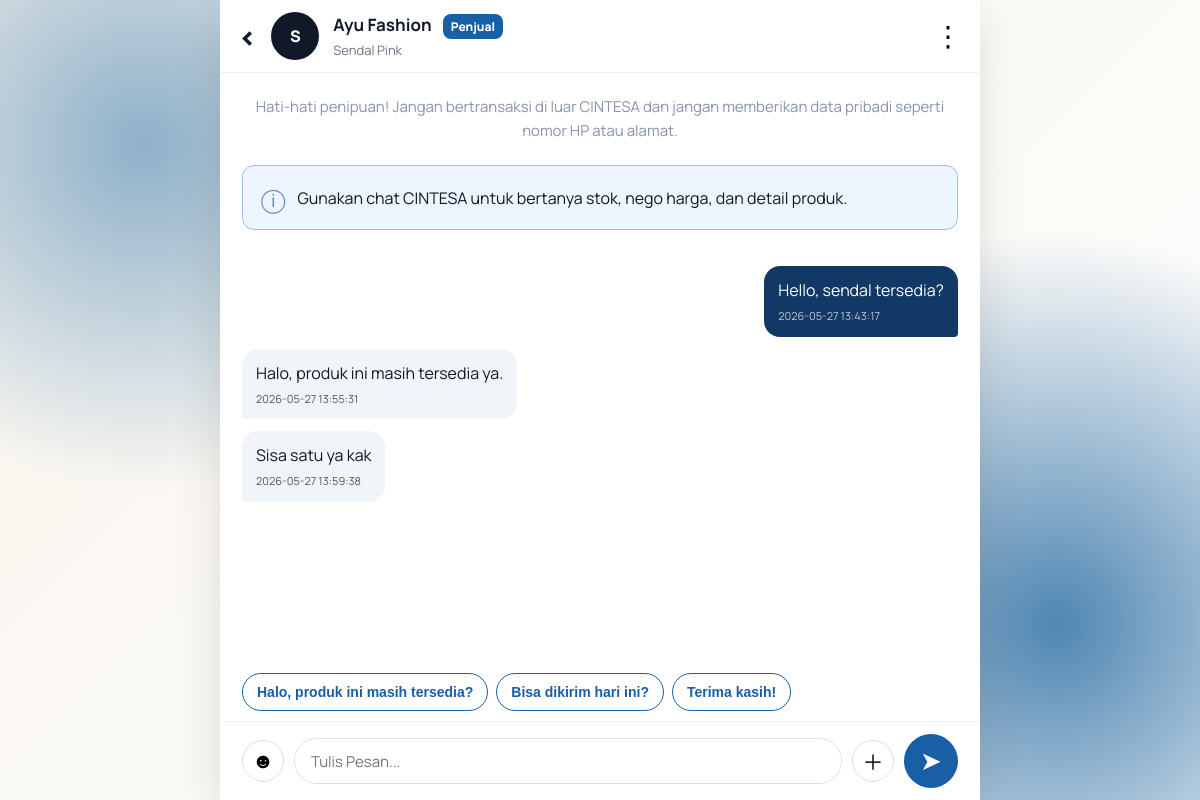
The app's page /pembeli/chat.php?id_chat=2 (signed in) with its own data.
### tables this page shows
CREATE TABLE `chat` (
  `id_chat` int(11) NOT NULL,
  `id_produk` int(11) NOT NULL,
  `id_pembeli` int(11) NOT NULL,
  `id_penjual` int(11) NOT NULL,
  `tanggal_chat` datetime DEFAULT current_timestamp()
);

CREATE TABLE `user` (
  `id_user` int(11) NOT NULL,
  `foto_profile` varchar(255) DEFAULT NULL,
  `username` varchar(50) NOT NULL,
  `nama_lengkap` varchar(100) NOT NULL,
  `email` varchar(100) NOT NULL,
  `password` varchar(255) NOT NULL,
  `nomor_telepon` varchar(20) DEFAULT NULL,
  `role` enum('admin','penjual','pembeli') NOT NULL,
  `status` enum('aktif','nonaktif') DEFAULT 'aktif',
  `tanggal_bergabung` datetime DEFAULT current_timestamp()
);

CREATE TABLE `produk` (
  `id_produk` int(11) NOT NULL,
  `id_user` int(11) NOT NULL,
  `id_kategori` int(11) NOT NULL,
  `nama_produk` varchar(100) NOT NULL,
  `deskripsi` text DEFAULT NULL,
  `kondisi_barang` varchar(50) DEFAULT NULL,
  `ukuran` varchar(50) DEFAULT NULL,
  `merek` varchar(100) DEFAULT NULL,
  `alamat_produk` text DEFAULT NULL,
  `harga` int(11) NOT NULL,
  `keterangan_nego` enum('Bisa Nego','Tidak Bisa Nego') DEFAULT 'Tidak Bisa Nego',
  `status_produk` enum('Tersedia','Terjual','Dihapus') DEFAULT 'Tersedia',
  `tanggal_upload` datetime DEFAULT current_timestamp()
);

CREATE TABLE `pesan` (
  `id_pesan` int(11) NOT NULL,
  `id_chat` int(11) NOT NULL,
  `id_pengirim` int(11) NOT NULL,
  `isi_pesan` text NOT NULL,
  `foto_pesan` varchar(255) DEFAULT NULL,
  `tipe_pesan` varchar(20) DEFAULT 'text',
  `tanggal_pesan` datetime DEFAULT current_timestamp()
);

### pembeli/chat.php (the view, shortened to what this page needs)
<?php
include '../include/koneksi.php';
$id_pembeli = $_SESSION['id_user'];
?>
<?php
$id_chat = mysqli_real_escape_string($koneksi, $_GET['id_chat']);
$query_chat = mysqli_query($koneksi, "SELECT chat.*, produk.nama_produk, produk.status_produk, user.username AS username_penjual, user.nama_lengkap AS nama_penjual
    FROM chat
    JOIN produk ON chat.id_produk = produk.id_produk
    JOIN user ON chat.id_penjual = user.id_user
    WHERE chat.id_chat='$id_chat'
    AND chat.id_pembeli='$id_pembeli'
");
$data_chat = mysqli_fetch_assoc($query_chat);
$pesan = mysqli_query($koneksi, "SELECT pesan.*, user.username
    FROM pesan
    JOIN user ON pesan.id_pengirim = user.id_user
    WHERE pesan.id_chat='$id_chat'
    ORDER BY pesan.tanggal_pesan ASC
");
?>
<!DOCTYPE html>
<html lang="id">
<head>
    <link rel="stylesheet" href="../assets/css/chat_pembeli.css?v=1">
</head>
<body>
<main class="chat-page">
    <header class="chat-header">
        <a href="chat.php" class="back-btn">‹</a>
        <div class="seller-avatar">
            <?php echo strtoupper(substr($data_chat['username_penjual'], 0, 1)); ?>
        </div>
        <div class="seller-head">
            <div>
                <strong><?php echo htmlspecialchars($data_chat['nama_penjual'] ?? $data_chat['username_penjual']); ?></strong>
                <span>Penjual</span>
            </div>
            <p><?php echo htmlspecialchars($data_chat['nama_produk']); ?></p>
        </div>
        <button class="more-btn" type="button">⋮</button>
    </header>
    <section class="warning-box">
        Hati-hati penipuan! Jangan bertransaksi di luar CINTESA dan jangan memberikan data pribadi seperti nomor HP atau alamat.
    </section>
    <section class="info-box">
        <span>ⓘ</span>
        <p>Gunakan chat CINTESA untuk bertanya stok, nego harga, dan detail produk.</p>
    </section>
    <section class="chat-body" id="chatBody">
        <?php if (mysqli_num_rows($pesan) > 0) { ?>
            <?php while ($row = mysqli_fetch_assoc($pesan)) {
                $is_me = ($row['id_pengirim'] == $id_pembeli);
            ?>
                <div class="message-row <?php echo $is_me ? 'me' : 'seller'; ?>">
                    <div class="message-bubble">
                        <p><?php echo htmlspecialchars($row['isi_pesan']); ?></p>
                        <small><?php echo htmlspecialchars($row['tanggal_pesan']); ?></small>
                    </div>
                </div>
            <?php } ?>
        <?php } else { ?>
            <div class="empty-chat">
                Belum ada pesan. Mulai chat dengan penjual.
            </div>
        <?php } ?>
    </section>
    <section class="quick-replies">
        <button type="button">Halo, produk ini masih tersedia?</button>
        <button type="button">Bisa dikirim hari ini?</button>
        <button type="button">Terima kasih!</button>
    </section>
    <form action="proses_kirim_pesan.php" method="POST" class="chat-input-bar">
        <button type="button" class="emoji-btn">☻</button>
        <textarea name="isi_pesan" rows="1" placeholder="Tulis Pesan..." required></textarea>
        <button type="button" class="plus-btn">＋</button>
        <button type="submit" name="kirim" class="send-btn">➤</button>
    </form>
</main>
</body>
</html>

### assets/css/chat_pembeli.css (style rules this page uses)
* { margin: 0; padding: 0; box-sizing: border-box; }
body { font-family: "Manrope", Arial, sans-serif; background: radial-gradient(circle at 12% 18%, #8eb0c9, transparent 28%), radial-gradient(circle at 88% 78%, #4f86b2, transparent 32%), linear-gradient(135deg, #f8f4ec, #ffffff); color: #111827; min-height: 100vh; }
a { color: inherit; text-decoration: none; }
.chat-page, .chat-history-page { width: min(100%, 760px); height: 100vh; margin: 0 auto; background: #ffffff; display: flex; flex-direction: column; box-shadow: 0 18px 45px rgba(0,0,0,0.12); }
.chat-header, .history-header { min-height: 72px; padding: 12px 18px; display: flex; align-items: center; gap: 14px; border-bottom: 1px solid #eef0f2; background: #fff; z-index: 10; }
.back-btn { font-size: 30px; font-weight: 800; }
.seller-avatar { width: 48px; height: 48px; border-radius: 50%; background: #111827; color: #fff; display: grid; place-items: center; font-weight: 800; flex-shrink: 0; }
.seller-head { flex: 1; min-width: 0; }
.seller-head strong { font-size: 17px; }
.seller-head span { margin-left: 8px; padding: 4px 8px; border-radius: 8px; background: #185FA5; color: #ffffff; font-size: 12px; font-weight: 800; }
.seller-head p { margin-top: 5px; color: #6b7280; font-size: 13px; white-space: nowrap; overflow: hidden; text-overflow: ellipsis; }
.more-btn { border: none; background: transparent; font-size: 28px; cursor: pointer; }
.warning-box { padding: 22px 26px; text-align: center; color: #8994aa; line-height: 1.6; font-size: 15px; }
.info-box { margin: 0 22px 16px; padding: 15px 18px; border-radius: 12px; border: 1px solid #9bbcff; background: #eef5ff; display: flex; gap: 12px; align-items: center; color: #111827; }
.info-box span { color: #6689ce; font-size: 24px; }
.chat-body { flex: 1; overflow-y: auto; padding: 20px 22px; display: flex; flex-direction: column; gap: 12px; }
.message-row { display: flex; }
.message-row.me { justify-content: flex-end; }
.message-row.seller { justify-content: flex-start; }
.message-bubble { max-width: 72%; padding: 12px 14px; border-radius: 16px; line-height: 1.5; }
.message-row.me .message-bubble { background: #123865; color: #fff; border-bottom-right-radius: 4px; }
.message-row.seller .message-bubble { background: #f1f5f9; color: #111827; border-bottom-left-radius: 4px; }
.message-bubble small { display: block; margin-top: 6px; opacity: 0.72; font-size: 11px; }
.quick-replies { padding: 10px 22px; display: flex; gap: 8px; overflow-x: auto; background: #fff; }
.quick-replies button { white-space: nowrap; border: 1px solid #185FA5; color: #185FA5; background: #fff; padding: 10px 14px; border-radius: 999px; font-size: 14px; font-weight: 700; cursor: pointer; }
.chat-input-bar { padding: 12px 22px; display: grid; grid-template-columns: 42px 1fr 42px 54px; gap: 10px; align-items: center; border-top: 1px solid #eef0f2; background: #fff; }
.chat-input-bar textarea { height: 46px; resize: none; border: 1px solid #d9e0ea; border-radius: 999px; padding: 12px 16px; outline: none; font-family: "Manrope", Arial, sans-serif; font-size: 15px; }
.emoji-btn, .plus-btn { width: 42px; height: 42px; border-radius: 50%; border: 1px solid #d9e0ea; background: #fff; font-size: 21px; cursor: pointer; }
.send-btn { width: 54px; height: 54px; border-radius: 50%; border: none; background: #185FA5; color: #fff; font-size: 26px; cursor: pointer; }

### records on screen
chat: id_penjual.username "S", id_penjual.nama_lengkap "Ayu Fashion", id_produk.nama_produk "Sendal Pink"
pesan: isi_pesan "Hello, sendal tersedia?", tanggal_pesan "2026-05-27 13:43:17"
pesan: isi_pesan "Halo, produk ini masih tersedia ya.", tanggal_pesan "2026-05-27 13:55:31"
pesan: isi_pesan "Sisa satu ya kak", tanggal_pesan "2026-05-27 13:59:38"
